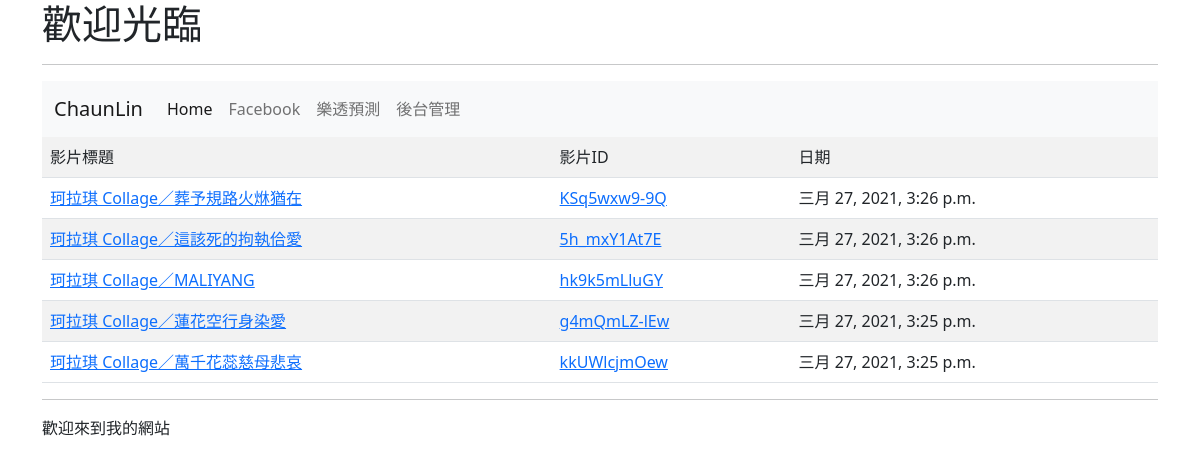
The page / on the database its author committed.
### mysite/models.py (models this page shows, shortened)
class Post(models.Model):
    title = models.CharField(max_length=200)#CharField 字元欄位
    vid = models.CharField(max_length=20, default= "dT2uJr2rJOE")
    pub_date = models.DateTimeField(default=timezone.now) #timezone.now 目前server時間
    class Meta:
        ordering = ('-pub_date',)

### mysite/views.py (the view)
# urls.py: path('', views.index),
def index(request):
	posts = models.Post.objects.all()
	return render(request, "index.html", locals())

### templates/index.html (shortened to what this page needs)
<!doctype html>
<html>
<head>
  <link href="https://cdn.jsdelivr.net/npm/bootstrap@5.0.0-beta2/dist/css/bootstrap.min.css" rel="stylesheet"
>
</head>
<body>
  <div class="container">
    <h1>歡迎光臨</h1>
    <hr>
    <nav class="navbar navbar-expand-lg navbar-light bg-light">
      <div class="container-fluid">
        <a class="navbar-brand" href="#">ChaunLin</a>
        <div class="collapse navbar-collapse" id="navbarNav">
          <ul class="navbar-nav">
            <li class="nav-item">
              <a class="nav-link active" aria-current="page" href="/">Home</a>
            </li>
            <li class="nav-item">
              <a class="nav-link" href="https://www.facebook.com/C.Lin0223/">Facebook</a>
            </li>
            <li class="nav-item">
              <a class="nav-link" href="/lotto/">樂透預測</a>
            </li>
            <li class="nav-item">
              <a class="nav-link" href="/admin/" tabindex="-1" aria-disabled="true">後台管理</a>
            </li>
          </ul>
        </div>
      </div>
    </nav>
    <table class='table table-striped table-hover'>
      <tr>
        <td>影片標題</td><td>影片ID</td><td>日期</td>
      </tr>
      {% for post in posts %}
      <tr>
        <td><a href= 'https://www.youtube.com/watch?v={{ post.vid }}'>{{ post.title }}</a></td>
        <td><a href='/play/{{ post.id }}/'>{{ post.vid }}</a></td>
        <td>{{ post.pub_date }}</td>
      </tr>
      {% endfor %}
    </table>
    <hr>
    歡迎來到我的網站
  </div>
</body>
</html>

### rows shown on the page
Post: title "珂拉琪 Collage／葬予規路火烌猶在", vid "KSq5wxw9-9Q", pub_date "三月 27, 2021, 3:26 p.m."
Post: title "珂拉琪 Collage／這該死的拘執佮愛", vid "5h_mxY1At7E", pub_date "三月 27, 2021, 3:26 p.m."
Post: title "珂拉琪 Collage／MALIYANG", vid "hk9k5mLluGY", pub_date "三月 27, 2021, 3:26 p.m."
Post: title "珂拉琪 Collage／蓮花空行身染愛", vid "g4mQmLZ-lEw", pub_date "三月 27, 2021, 3:25 p.m."
Post: title "珂拉琪 Collage／萬千花蕊慈母悲哀", vid "kkUWlcjmOew", pub_date "三月 27, 2021, 3:25 p.m."
